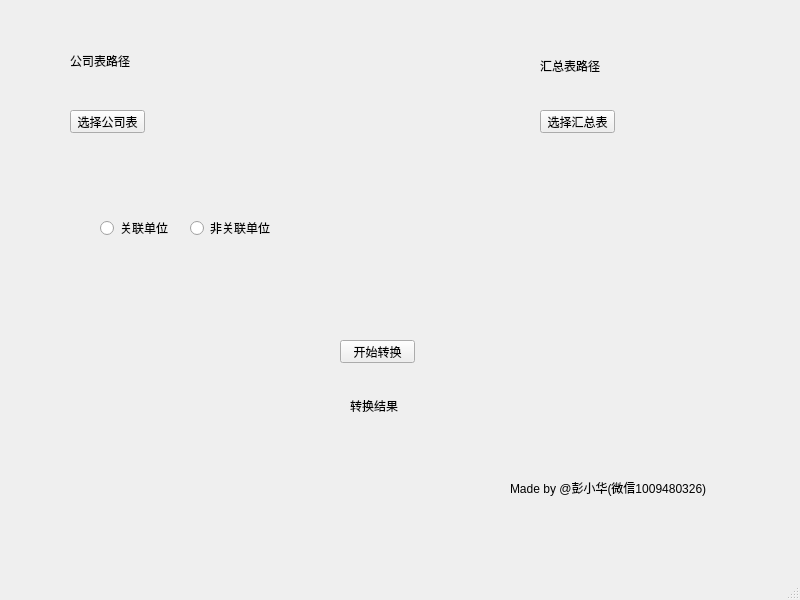
<?xml version="1.0" encoding="UTF-8"?>
<ui version="4.0">
 <class>MainWindow</class>
 <widget class="QMainWindow" name="MainWindow">
  <property name="geometry">
   <rect>
    <x>0</x>
    <y>0</y>
    <width>800</width>
    <height>600</height>
   </rect>
  </property>
  <property name="windowTitle">
   <string>MainWindow</string>
  </property>
  <widget class="QWidget" name="centralwidget">
   <widget class="QRadioButton" name="radioButton">
    <property name="geometry">
     <rect>
      <x>100</x>
      <y>220</y>
      <width>89</width>
      <height>16</height>
     </rect>
    </property>
    <property name="text">
     <string>关联单位</string>
    </property>
   </widget>
   <widget class="QRadioButton" name="radioButton_2">
    <property name="geometry">
     <rect>
      <x>190</x>
      <y>220</y>
      <width>89</width>
      <height>16</height>
     </rect>
    </property>
    <property name="text">
     <string>非关联单位</string>
    </property>
   </widget>
   <widget class="QLabel" name="label">
    <property name="geometry">
     <rect>
      <x>70</x>
      <y>40</y>
      <width>271</width>
      <height>41</height>
     </rect>
    </property>
    <property name="text">
     <string>公司表路径</string>
    </property>
   </widget>
   <widget class="QLabel" name="label_2">
    <property name="geometry">
     <rect>
      <x>540</x>
      <y>40</y>
      <width>241</width>
      <height>51</height>
     </rect>
    </property>
    <property name="text">
     <string>汇总表路径</string>
    </property>
   </widget>
   <widget class="QPushButton" name="pushButton">
    <property name="geometry">
     <rect>
      <x>70</x>
      <y>110</y>
      <width>75</width>
      <height>23</height>
     </rect>
    </property>
    <property name="text">
     <string>选择公司表</string>
    </property>
   </widget>
   <widget class="QPushButton" name="pushButton_2">
    <property name="geometry">
     <rect>
      <x>540</x>
      <y>110</y>
      <width>75</width>
      <height>23</height>
     </rect>
    </property>
    <property name="text">
     <string>选择汇总表</string>
    </property>
   </widget>
   <widget class="QPushButton" name="pushButton_3">
    <property name="geometry">
     <rect>
      <x>340</x>
      <y>340</y>
      <width>75</width>
      <height>23</height>
     </rect>
    </property>
    <property name="text">
     <string>开始转换</string>
    </property>
   </widget>
   <widget class="QLabel" name="label_3">
    <property name="geometry">
     <rect>
      <x>510</x>
      <y>480</y>
      <width>201</width>
      <height>16</height>
     </rect>
    </property>
    <property name="text">
     <string>Made by @彭小华(微信1009480326)</string>
    </property>
   </widget>
   <widget class="QLabel" name="label_4">
    <property name="geometry">
     <rect>
      <x>350</x>
      <y>400</y>
      <width>54</width>
      <height>12</height>
     </rect>
    </property>
    <property name="text">
     <string>转换结果</string>
    </property>
   </widget>
  </widget>
  <widget class="QMenuBar" name="menubar">
   <property name="geometry">
    <rect>
     <x>0</x>
     <y>0</y>
     <width>800</width>
     <height>23</height>
    </rect>
   </property>
  </widget>
  <widget class="QStatusBar" name="statusbar"/>
 </widget>
 <resources/>
 <connections/>
</ui>
